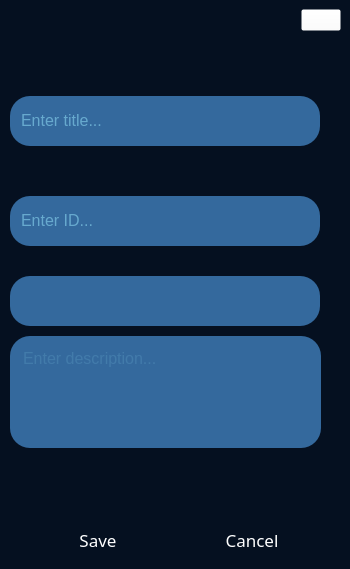
<?xml version="1.0" encoding="UTF-8"?>
<ui version="4.0">
 <class>Generate</class>
 <widget class="QWidget" name="Generate">
  <property name="geometry">
   <rect>
    <x>0</x>
    <y>0</y>
    <width>350</width>
    <height>569</height>
   </rect>
  </property>
  <property name="minimumSize">
   <size>
    <width>350</width>
    <height>105</height>
   </size>
  </property>
  <property name="maximumSize">
   <size>
    <width>16777215</width>
    <height>16777215</height>
   </size>
  </property>
  <property name="windowTitle">
   <string>Generate</string>
  </property>
  <property name="styleSheet">
   <string notr="true">QFrame{
	border-radius: 20px;
}

*{
	background-color: rgb(5, 16, 32);
}
</string>
  </property>
  <layout class="QVBoxLayout" name="verticalLayout">
   <property name="leftMargin">
    <number>0</number>
   </property>
   <property name="topMargin">
    <number>0</number>
   </property>
   <property name="rightMargin">
    <number>0</number>
   </property>
   <property name="bottomMargin">
    <number>10</number>
   </property>
   <item alignment="Qt::AlignTop">
    <widget class="QFrame" name="frame">
     <property name="frameShape">
      <enum>QFrame::StyledPanel</enum>
     </property>
     <property name="frameShadow">
      <enum>QFrame::Raised</enum>
     </property>
     <layout class="QHBoxLayout" name="horizontalLayout_5">
      <item>
       <spacer name="horizontalSpacer_4">
        <property name="orientation">
         <enum>Qt::Horizontal</enum>
        </property>
        <property name="sizeHint" stdset="0">
         <size>
          <width>291</width>
          <height>18</height>
         </size>
        </property>
       </spacer>
      </item>
      <item>
       <widget class="QPushButton" name="xButton">
        <property name="styleSheet">
         <string notr="true">background-color: rgba(255, 255, 255, 0);</string>
        </property>
        <property name="text">
         <string/>
        </property>
        <property name="icon">
         <iconset resource="resources.qrc">
          <normaloff>:/icons/icons/x.svg</normaloff>:/icons/icons/x.svg</iconset>
        </property>
        <property name="iconSize">
         <size>
          <width>20</width>
          <height>20</height>
         </size>
        </property>
       </widget>
      </item>
     </layout>
    </widget>
   </item>
   <item>
    <widget class="QWidget" name="upperWidget" native="true">
     <property name="sizePolicy">
      <sizepolicy hsizetype="Preferred" vsizetype="Expanding">
       <horstretch>0</horstretch>
       <verstretch>0</verstretch>
      </sizepolicy>
     </property>
     <widget class="QFrame" name="inputFrame">
      <property name="geometry">
       <rect>
        <x>10</x>
        <y>50</y>
        <width>310</width>
        <height>50</height>
       </rect>
      </property>
      <property name="styleSheet">
       <string notr="true">background-color: rgb(52, 105, 157);</string>
      </property>
      <property name="frameShape">
       <enum>QFrame::StyledPanel</enum>
      </property>
      <property name="frameShadow">
       <enum>QFrame::Raised</enum>
      </property>
      <layout class="QHBoxLayout" name="horizontalLayout">
       <item>
        <widget class="QLineEdit" name="inputLineEdit">
         <property name="minimumSize">
          <size>
           <width>200</width>
           <height>0</height>
          </size>
         </property>
         <property name="palette">
          <palette>
           <active>
            <colorrole role="WindowText">
             <brush brushstyle="SolidPattern">
              <color alpha="60">
               <red>153</red>
               <green>234</green>
               <blue>255</blue>
              </color>
             </brush>
            </colorrole>
            <colorrole role="Button">
             <brush brushstyle="SolidPattern">
              <color alpha="255">
               <red>52</red>
               <green>105</green>
               <blue>157</blue>
              </color>
             </brush>
            </colorrole>
            <colorrole role="Text">
             <brush brushstyle="SolidPattern">
              <color alpha="60">
               <red>153</red>
               <green>234</green>
               <blue>255</blue>
              </color>
             </brush>
            </colorrole>
            <colorrole role="ButtonText">
             <brush brushstyle="SolidPattern">
              <color alpha="60">
               <red>153</red>
               <green>234</green>
               <blue>255</blue>
              </color>
             </brush>
            </colorrole>
            <colorrole role="Base">
             <brush brushstyle="SolidPattern">
              <color alpha="255">
               <red>52</red>
               <green>105</green>
               <blue>157</blue>
              </color>
             </brush>
            </colorrole>
            <colorrole role="Window">
             <brush brushstyle="SolidPattern">
              <color alpha="255">
               <red>52</red>
               <green>105</green>
               <blue>157</blue>
              </color>
             </brush>
            </colorrole>
            <colorrole role="PlaceholderText">
             <brush brushstyle="SolidPattern">
              <color alpha="128">
               <red>153</red>
               <green>234</green>
               <blue>255</blue>
              </color>
             </brush>
            </colorrole>
           </active>
           <inactive>
            <colorrole role="WindowText">
             <brush brushstyle="SolidPattern">
              <color alpha="60">
               <red>153</red>
               <green>234</green>
               <blue>255</blue>
              </color>
             </brush>
            </colorrole>
            <colorrole role="Button">
             <brush brushstyle="SolidPattern">
              <color alpha="255">
               <red>52</red>
               <green>105</green>
               <blue>157</blue>
              </color>
             </brush>
            </colorrole>
            <colorrole role="Text">
             <brush brushstyle="SolidPattern">
              <color alpha="60">
               <red>153</red>
               <green>234</green>
               <blue>255</blue>
              </color>
             </brush>
            </colorrole>
            <colorrole role="ButtonText">
             <brush brushstyle="SolidPattern">
              <color alpha="60">
               <red>153</red>
               <green>234</green>
               <blue>255</blue>
              </color>
             </brush>
            </colorrole>
            <colorrole role="Base">
             <brush brushstyle="SolidPattern">
              <color alpha="255">
               <red>52</red>
               <green>105</green>
               <blue>157</blue>
              </color>
             </brush>
            </colorrole>
            <colorrole role="Window">
             <brush brushstyle="SolidPattern">
              <color alpha="255">
               <red>52</red>
               <green>105</green>
               <blue>157</blue>
              </color>
             </brush>
            </colorrole>
            <colorrole role="PlaceholderText">
             <brush brushstyle="SolidPattern">
              <color alpha="128">
               <red>153</red>
               <green>234</green>
               <blue>255</blue>
              </color>
             </brush>
            </colorrole>
           </inactive>
           <disabled>
            <colorrole role="WindowText">
             <brush brushstyle="SolidPattern">
              <color alpha="60">
               <red>153</red>
               <green>234</green>
               <blue>255</blue>
              </color>
             </brush>
            </colorrole>
            <colorrole role="Button">
             <brush brushstyle="SolidPattern">
              <color alpha="255">
               <red>52</red>
               <green>105</green>
               <blue>157</blue>
              </color>
             </brush>
            </colorrole>
            <colorrole role="Text">
             <brush brushstyle="SolidPattern">
              <color alpha="60">
               <red>153</red>
               <green>234</green>
               <blue>255</blue>
              </color>
             </brush>
            </colorrole>
            <colorrole role="ButtonText">
             <brush brushstyle="SolidPattern">
              <color alpha="60">
               <red>153</red>
               <green>234</green>
               <blue>255</blue>
              </color>
             </brush>
            </colorrole>
            <colorrole role="Base">
             <brush brushstyle="SolidPattern">
              <color alpha="255">
               <red>52</red>
               <green>105</green>
               <blue>157</blue>
              </color>
             </brush>
            </colorrole>
            <colorrole role="Window">
             <brush brushstyle="SolidPattern">
              <color alpha="255">
               <red>52</red>
               <green>105</green>
               <blue>157</blue>
              </color>
             </brush>
            </colorrole>
            <colorrole role="PlaceholderText">
             <brush brushstyle="SolidPattern">
              <color alpha="128">
               <red>153</red>
               <green>234</green>
               <blue>255</blue>
              </color>
             </brush>
            </colorrole>
           </disabled>
          </palette>
         </property>
         <property name="font">
          <font>
           <pointsize>12</pointsize>
          </font>
         </property>
         <property name="styleSheet">
          <string notr="true">QLineEdit{
		color: rgb(153, 234, 255);
        border: no-border;
    }

    QLineEdit[text=&quot;&quot;]{
        color: rgba(153, 234, 255, 60);
    }</string>
         </property>
         <property name="echoMode">
          <enum>QLineEdit::Normal</enum>
         </property>
         <property name="placeholderText">
          <string>Enter title...</string>
         </property>
        </widget>
       </item>
      </layout>
     </widget>
     <widget class="QFrame" name="inputFrame_2">
      <property name="geometry">
       <rect>
        <x>10</x>
        <y>150</y>
        <width>310</width>
        <height>50</height>
       </rect>
      </property>
      <property name="styleSheet">
       <string notr="true">background-color: rgb(52, 105, 157);</string>
      </property>
      <property name="frameShape">
       <enum>QFrame::StyledPanel</enum>
      </property>
      <property name="frameShadow">
       <enum>QFrame::Raised</enum>
      </property>
      <layout class="QHBoxLayout" name="horizontalLayout_2">
       <item>
        <widget class="QLineEdit" name="inputLineEdit_2">
         <property name="minimumSize">
          <size>
           <width>200</width>
           <height>0</height>
          </size>
         </property>
         <property name="palette">
          <palette>
           <active>
            <colorrole role="WindowText">
             <brush brushstyle="SolidPattern">
              <color alpha="60">
               <red>153</red>
               <green>234</green>
               <blue>255</blue>
              </color>
             </brush>
            </colorrole>
            <colorrole role="Button">
             <brush brushstyle="SolidPattern">
              <color alpha="255">
               <red>52</red>
               <green>105</green>
               <blue>157</blue>
              </color>
             </brush>
            </colorrole>
            <colorrole role="Text">
             <brush brushstyle="SolidPattern">
              <color alpha="60">
               <red>153</red>
               <green>234</green>
               <blue>255</blue>
              </color>
             </brush>
            </colorrole>
            <colorrole role="ButtonText">
             <brush brushstyle="SolidPattern">
              <color alpha="60">
               <red>153</red>
               <green>234</green>
               <blue>255</blue>
              </color>
             </brush>
            </colorrole>
            <colorrole role="Base">
             <brush brushstyle="SolidPattern">
              <color alpha="255">
               <red>52</red>
               <green>105</green>
               <blue>157</blue>
              </color>
             </brush>
            </colorrole>
            <colorrole role="Window">
             <brush brushstyle="SolidPattern">
              <color alpha="255">
               <red>52</red>
               <green>105</green>
               <blue>157</blue>
              </color>
             </brush>
            </colorrole>
            <colorrole role="PlaceholderText">
             <brush brushstyle="SolidPattern">
              <color alpha="128">
               <red>153</red>
               <green>234</green>
               <blue>255</blue>
              </color>
             </brush>
            </colorrole>
           </active>
           <inactive>
            <colorrole role="WindowText">
             <brush brushstyle="SolidPattern">
              <color alpha="60">
               <red>153</red>
               <green>234</green>
               <blue>255</blue>
              </color>
             </brush>
            </colorrole>
            <colorrole role="Button">
             <brush brushstyle="SolidPattern">
              <color alpha="255">
               <red>52</red>
               <green>105</green>
               <blue>157</blue>
              </color>
             </brush>
            </colorrole>
            <colorrole role="Text">
             <brush brushstyle="SolidPattern">
              <color alpha="60">
               <red>153</red>
               <green>234</green>
               <blue>255</blue>
              </color>
             </brush>
            </colorrole>
            <colorrole role="ButtonText">
             <brush brushstyle="SolidPattern">
              <color alpha="60">
               <red>153</red>
               <green>234</green>
               <blue>255</blue>
              </color>
             </brush>
            </colorrole>
            <colorrole role="Base">
             <brush brushstyle="SolidPattern">
              <color alpha="255">
               <red>52</red>
               <green>105</green>
               <blue>157</blue>
              </color>
             </brush>
            </colorrole>
            <colorrole role="Window">
             <brush brushstyle="SolidPattern">
              <color alpha="255">
               <red>52</red>
               <green>105</green>
               <blue>157</blue>
              </color>
             </brush>
            </colorrole>
            <colorrole role="PlaceholderText">
             <brush brushstyle="SolidPattern">
              <color alpha="128">
               <red>153</red>
               <green>234</green>
               <blue>255</blue>
              </color>
             </brush>
            </colorrole>
           </inactive>
           <disabled>
            <colorrole role="WindowText">
             <brush brushstyle="SolidPattern">
              <color alpha="60">
               <red>153</red>
               <green>234</green>
               <blue>255</blue>
              </color>
             </brush>
            </colorrole>
            <colorrole role="Button">
             <brush brushstyle="SolidPattern">
              <color alpha="255">
               <red>52</red>
               <green>105</green>
               <blue>157</blue>
              </color>
             </brush>
            </colorrole>
            <colorrole role="Text">
             <brush brushstyle="SolidPattern">
              <color alpha="60">
               <red>153</red>
               <green>234</green>
               <blue>255</blue>
              </color>
             </brush>
            </colorrole>
            <colorrole role="ButtonText">
             <brush brushstyle="SolidPattern">
              <color alpha="60">
               <red>153</red>
               <green>234</green>
               <blue>255</blue>
              </color>
             </brush>
            </colorrole>
            <colorrole role="Base">
             <brush brushstyle="SolidPattern">
              <color alpha="255">
               <red>52</red>
               <green>105</green>
               <blue>157</blue>
              </color>
             </brush>
            </colorrole>
            <colorrole role="Window">
             <brush brushstyle="SolidPattern">
              <color alpha="255">
               <red>52</red>
               <green>105</green>
               <blue>157</blue>
              </color>
             </brush>
            </colorrole>
            <colorrole role="PlaceholderText">
             <brush brushstyle="SolidPattern">
              <color alpha="128">
               <red>153</red>
               <green>234</green>
               <blue>255</blue>
              </color>
             </brush>
            </colorrole>
           </disabled>
          </palette>
         </property>
         <property name="font">
          <font>
           <pointsize>12</pointsize>
          </font>
         </property>
         <property name="styleSheet">
          <string notr="true">QLineEdit{
		color: rgb(153, 234, 255);
        border: no-border;
    }

    QLineEdit[text=&quot;&quot;]{
        color: rgba(153, 234, 255, 60);
    }</string>
         </property>
         <property name="echoMode">
          <enum>QLineEdit::Normal</enum>
         </property>
         <property name="placeholderText">
          <string>Enter ID...</string>
         </property>
        </widget>
       </item>
      </layout>
     </widget>
     <widget class="QFrame" name="inputFrame_3">
      <property name="geometry">
       <rect>
        <x>10</x>
        <y>230</y>
        <width>310</width>
        <height>50</height>
       </rect>
      </property>
      <property name="styleSheet">
       <string notr="true">background-color: rgb(52, 105, 157);</string>
      </property>
      <property name="frameShape">
       <enum>QFrame::StyledPanel</enum>
      </property>
      <property name="frameShadow">
       <enum>QFrame::Raised</enum>
      </property>
      <layout class="QHBoxLayout" name="horizontalLayout_3">
       <item>
        <widget class="QLineEdit" name="inputLineEdit_3">
         <property name="minimumSize">
          <size>
           <width>200</width>
           <height>0</height>
          </size>
         </property>
         <property name="palette">
          <palette>
           <active>
            <colorrole role="WindowText">
             <brush brushstyle="SolidPattern">
              <color alpha="60">
               <red>153</red>
               <green>234</green>
               <blue>255</blue>
              </color>
             </brush>
            </colorrole>
            <colorrole role="Button">
             <brush brushstyle="SolidPattern">
              <color alpha="255">
               <red>52</red>
               <green>105</green>
               <blue>157</blue>
              </color>
             </brush>
            </colorrole>
            <colorrole role="Text">
             <brush brushstyle="SolidPattern">
              <color alpha="60">
               <red>153</red>
               <green>234</green>
               <blue>255</blue>
              </color>
             </brush>
            </colorrole>
            <colorrole role="ButtonText">
             <brush brushstyle="SolidPattern">
              <color alpha="60">
               <red>153</red>
               <green>234</green>
               <blue>255</blue>
              </color>
             </brush>
            </colorrole>
            <colorrole role="Base">
             <brush brushstyle="SolidPattern">
              <color alpha="255">
               <red>52</red>
               <green>105</green>
               <blue>157</blue>
              </color>
             </brush>
            </colorrole>
            <colorrole role="Window">
             <brush brushstyle="SolidPattern">
              <color alpha="255">
               <red>52</red>
               <green>105</green>
               <blue>157</blue>
              </color>
             </brush>
            </colorrole>
            <colorrole role="PlaceholderText">
             <brush brushstyle="SolidPattern">
              <color alpha="128">
               <red>153</red>
               <green>234</green>
               <blue>255</blue>
              </color>
             </brush>
            </colorrole>
           </active>
           <inactive>
            <colorrole role="WindowText">
             <brush brushstyle="SolidPattern">
              <color alpha="60">
               <red>153</red>
               <green>234</green>
               <blue>255</blue>
              </color>
             </brush>
            </colorrole>
            <colorrole role="Button">
             <brush brushstyle="SolidPattern">
              <color alpha="255">
               <red>52</red>
               <green>105</green>
               <blue>157</blue>
              </color>
             </brush>
            </colorrole>
            <colorrole role="Text">
             <brush brushstyle="SolidPattern">
              <color alpha="60">
               <red>153</red>
               <green>234</green>
               <blue>255</blue>
              </color>
             </brush>
            </colorrole>
            <colorrole role="ButtonText">
             <brush brushstyle="SolidPattern">
              <color alpha="60">
               <red>153</red>
               <green>234</green>
               <blue>255</blue>
              </color>
             </brush>
            </colorrole>
            <colorrole role="Base">
             <brush brushstyle="SolidPattern">
              <color alpha="255">
               <red>52</red>
               <green>105</green>
               <blue>157</blue>
              </color>
             </brush>
            </colorrole>
            <colorrole role="Window">
             <brush brushstyle="SolidPattern">
              <color alpha="255">
               <red>52</red>
               <green>105</green>
               <blue>157</blue>
              </color>
             </brush>
            </colorrole>
            <colorrole role="PlaceholderText">
             <brush brushstyle="SolidPattern">
              <color alpha="128">
               <red>153</red>
               <green>234</green>
               <blue>255</blue>
              </color>
             </brush>
            </colorrole>
           </inactive>
           <disabled>
            <colorrole role="WindowText">
             <brush brushstyle="SolidPattern">
              <color alpha="60">
               <red>153</red>
               <green>234</green>
               <blue>255</blue>
              </color>
             </brush>
            </colorrole>
            <colorrole role="Button">
             <brush brushstyle="SolidPattern">
              <color alpha="255">
               <red>52</red>
               <green>105</green>
               <blue>157</blue>
              </color>
             </brush>
            </colorrole>
            <colorrole role="Text">
             <brush brushstyle="SolidPattern">
              <color alpha="60">
               <red>153</red>
               <green>234</green>
               <blue>255</blue>
              </color>
             </brush>
            </colorrole>
            <colorrole role="ButtonText">
             <brush brushstyle="SolidPattern">
              <color alpha="60">
               <red>153</red>
               <green>234</green>
               <blue>255</blue>
              </color>
             </brush>
            </colorrole>
            <colorrole role="Base">
             <brush brushstyle="SolidPattern">
              <color alpha="255">
               <red>52</red>
               <green>105</green>
               <blue>157</blue>
              </color>
             </brush>
            </colorrole>
            <colorrole role="Window">
             <brush brushstyle="SolidPattern">
              <color alpha="255">
               <red>52</red>
               <green>105</green>
               <blue>157</blue>
              </color>
             </brush>
            </colorrole>
            <colorrole role="PlaceholderText">
             <brush brushstyle="SolidPattern">
              <color alpha="128">
               <red>153</red>
               <green>234</green>
               <blue>255</blue>
              </color>
             </brush>
            </colorrole>
           </disabled>
          </palette>
         </property>
         <property name="font">
          <font>
           <pointsize>12</pointsize>
          </font>
         </property>
         <property name="styleSheet">
          <string notr="true">QLineEdit{
		color: rgb(153, 234, 255);
        border: no-border;
    }

    QLineEdit[text=&quot;&quot;]{
        color: rgba(153, 234, 255, 60);
    }</string>
         </property>
         <property name="echoMode">
          <enum>QLineEdit::Normal</enum>
         </property>
         <property name="placeholderText">
          <string/>
         </property>
        </widget>
       </item>
      </layout>
     </widget>
     <widget class="QFrame" name="descriptionFrame">
      <property name="geometry">
       <rect>
        <x>10</x>
        <y>290</y>
        <width>311</width>
        <height>112</height>
       </rect>
      </property>
      <property name="sizePolicy">
       <sizepolicy hsizetype="Preferred" vsizetype="Expanding">
        <horstretch>0</horstretch>
        <verstretch>0</verstretch>
       </sizepolicy>
      </property>
      <property name="styleSheet">
       <string notr="true">QFrame{
	background-color: rgb(52, 105, 157);
}</string>
      </property>
      <property name="frameShape">
       <enum>QFrame::StyledPanel</enum>
      </property>
      <property name="frameShadow">
       <enum>QFrame::Raised</enum>
      </property>
      <layout class="QVBoxLayout" name="verticalLayout_2">
       <item>
        <widget class="QTextEdit" name="descriptionTextEdit">
         <property name="sizePolicy">
          <sizepolicy hsizetype="Expanding" vsizetype="Expanding">
           <horstretch>0</horstretch>
           <verstretch>0</verstretch>
          </sizepolicy>
         </property>
         <property name="font">
          <font>
           <pointsize>12</pointsize>
          </font>
         </property>
         <property name="styleSheet">
          <string notr="true">QTextEdit{
	color: rgba(153, 234, 255, 70);
}</string>
         </property>
         <property name="verticalScrollBarPolicy">
          <enum>Qt::ScrollBarAlwaysOff</enum>
         </property>
         <property name="horizontalScrollBarPolicy">
          <enum>Qt::ScrollBarAlwaysOff</enum>
         </property>
         <property name="sizeAdjustPolicy">
          <enum>QAbstractScrollArea::AdjustToContents</enum>
         </property>
         <property name="placeholderText">
          <string>Enter description...</string>
         </property>
        </widget>
       </item>
      </layout>
     </widget>
    </widget>
   </item>
   <item alignment="Qt::AlignBottom">
    <widget class="QWidget" name="lowerWidget" native="true">
     <layout class="QGridLayout" name="gridLayout_2">
      <property name="leftMargin">
       <number>0</number>
      </property>
      <property name="topMargin">
       <number>7</number>
      </property>
      <property name="rightMargin">
       <number>0</number>
      </property>
      <property name="bottomMargin">
       <number>7</number>
      </property>
      <item row="0" column="0">
       <spacer name="horizontalSpacer">
        <property name="orientation">
         <enum>Qt::Horizontal</enum>
        </property>
        <property name="sizeHint" stdset="0">
         <size>
          <width>40</width>
          <height>20</height>
         </size>
        </property>
       </spacer>
      </item>
      <item row="0" column="3">
       <widget class="QPushButton" name="noButton">
        <property name="minimumSize">
         <size>
          <width>100</width>
          <height>0</height>
         </size>
        </property>
        <property name="maximumSize">
         <size>
          <width>16777215</width>
          <height>30</height>
         </size>
        </property>
        <property name="font">
         <font>
          <family>Sans Serif Collection</family>
          <pointsize>13</pointsize>
         </font>
        </property>
        <property name="styleSheet">
         <string notr="true">QPushButton {
	border-radius: 10px;
    background-color: rgb(5, 16, 32);
	color: #fff;
}

QPushButton:hover {
    background-color: #3B77B3;
}

QPushButton:pressed{
	background-color: #34699D;
}</string>
        </property>
        <property name="text">
         <string>Cancel</string>
        </property>
       </widget>
      </item>
      <item row="0" column="1">
       <widget class="QPushButton" name="yesButton">
        <property name="sizePolicy">
         <sizepolicy hsizetype="Minimum" vsizetype="Fixed">
          <horstretch>0</horstretch>
          <verstretch>0</verstretch>
         </sizepolicy>
        </property>
        <property name="minimumSize">
         <size>
          <width>100</width>
          <height>0</height>
         </size>
        </property>
        <property name="maximumSize">
         <size>
          <width>16777215</width>
          <height>30</height>
         </size>
        </property>
        <property name="font">
         <font>
          <family>Sans Serif Collection</family>
          <pointsize>13</pointsize>
         </font>
        </property>
        <property name="styleSheet">
         <string notr="true">QPushButton {
	border-radius: 10px;
    background-color: rgb(5, 16, 32);
	color: #fff;
}

QPushButton:hover {
    background-color: #3B77B3;
}

QPushButton:pressed{
	background-color: #34699D;
}</string>
        </property>
        <property name="text">
         <string>Save</string>
        </property>
       </widget>
      </item>
      <item row="0" column="4">
       <spacer name="horizontalSpacer_2">
        <property name="orientation">
         <enum>Qt::Horizontal</enum>
        </property>
        <property name="sizeHint" stdset="0">
         <size>
          <width>40</width>
          <height>20</height>
         </size>
        </property>
       </spacer>
      </item>
      <item row="0" column="2">
       <spacer name="horizontalSpacer_3">
        <property name="orientation">
         <enum>Qt::Horizontal</enum>
        </property>
        <property name="sizeHint" stdset="0">
         <size>
          <width>40</width>
          <height>20</height>
         </size>
        </property>
       </spacer>
      </item>
     </layout>
    </widget>
   </item>
  </layout>
 </widget>
 <resources>
  <include location="resources.qrc"/>
 </resources>
 <connections/>
</ui>
